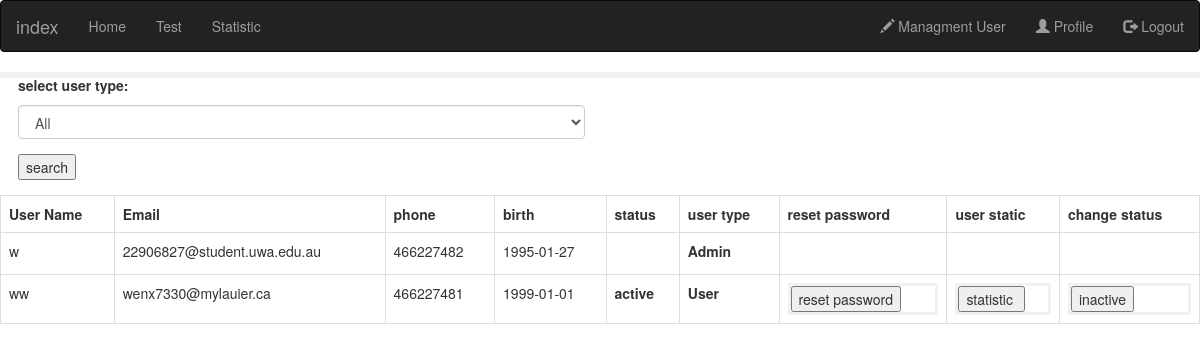
/managment (signed in), run on an earlier commit of the app's database.
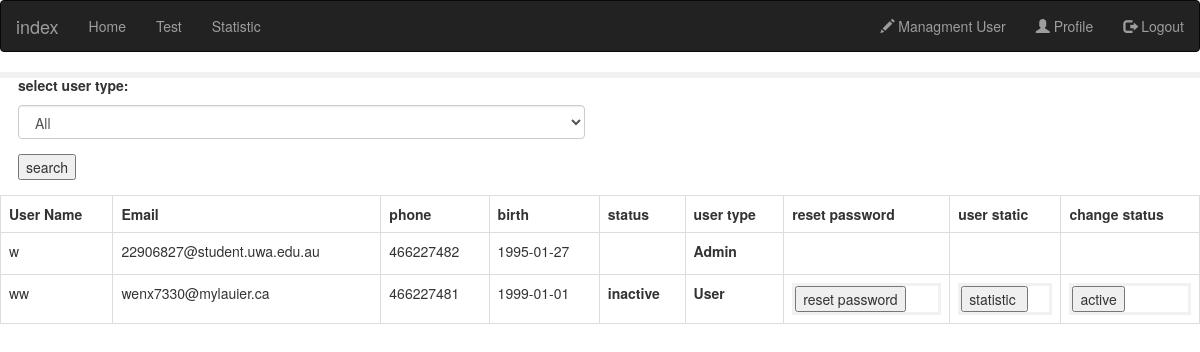
And on a later commit of the database.
### web/models.py (models this page shows, shortened)
class User(db.Model,UserMixin):
    id = db.Column(db.Integer, primary_key=True)
    username = db.Column(db.String(128), unique=True,nullable=False)
    email = db.Column(db.String(128), unique=True,nullable=False)
    password = db.Column(db.String(128), nullable=False)
    phone = db.Column(db.Integer)
    birth = db.Column(db.String(128))
    status = db.Column(db.Boolean)
    user_type = db.Column(db.Integer)

### web/user/routes.py (the view)
@user.route("/managment",methods=['POST','Get'])
def managment():
    form = UserSearchForm(request.form)
    user_type = None
    if current_user.is_authenticated and current_user.user_type == 1:
        if request.method == "POST":
           user_type = request.form.get('usertype_select')
        logger.debug(user_type)
        if user_type == None or user_type == str(0):
           user_items = User.query.all()
        else:
           user_items = User.query.filter_by(user_type=user_type)
        return render_template('user/managment.html', form= form,users=user_items)
    elif current_user.is_authenticated and current_user.user_type == 2:
        flash("You are not Admin user")
    else:
        return redirect(url_for('auth.login'))
    return render_template('user/reject.html')

### web/user/forms.py
class UserSearchForm(FlaskForm):
    user_type = [(0, 'All'),
               (1, 'Managment'),
               (2, 'User')]
    usertype_select = SelectField('select user type:', choices=user_type,coerce=int)
    search = SubmitField('search')

### web/models.py (called while the page is built)
@login_manager.user_loader
def load_user(user_id):
    return User.query.get(int(user_id))

### web/templates/user/managment.html (shortened to what this page needs)
{% extends "home.html" %}
{% block content %}
<div class="box box-primary">
    <div class="box-body">
        <form action="/managment" method="Post" role="form">
        <div class="col-md-6">
            <div class="form-group">
                <label>{{form.usertype_select.label}}</label>
                {{form.usertype_select(class_="form-control select2",placeholder="please select")}}
            </div>
            <div class="form-group">
                    {{form.search()}}
            </div>
        </div>
    </form>
        {% if users%}
        <table class="table table-bordered">
            <tr>
                <th>User Name</th>
                <th>Email</th>
                <th>phone</th>
                <th>birth</th>
                <th>status</th>
                <th>user type</th>
                <th>reset password</th>
                <th>user static</th>
                <th>change status</th>
            </tr>
            {% for row in users %}
                <tr>
                <td>{{row.username}}</td>
                <td>{{row.email}}</td>
                <td>{{row.phone}}</td>
                <td>{{row.birth}}</td>
                <td>
                        {% if row.id == current_user.id %}
                        {% else %}
                            {% if row.status == 1 %}
                                 <label >active </label>
                            {% else %}
                                 <label >inactive</label>
                            {% endif %}
                        {% endif %}
                </td>
                <td>
                {% if row.user_type == 1 %}
                <label >Admin </label>
                {% elif row.user_type ==  2%}
                <label >User </label>
                {% endif %}
                </td>
                <td>
                        {% if row.user_type == 2 %}
                            <form action="{{ url_for('user.reset_password', userid=row.id) }}" method="Get">
                                <input class="" type="submit" value="reset password">
                        {% endif %}
                </form>
                </td>
                 <td>
                        {% if row.user_type == 2 %}
                            <form action="{{ url_for('main.statistic', userid=row.id) }}" method="Get">
                                <input class="" type="submit" value="statistic ">
                        {% endif %}
                </form>
                </td>
                 <td>
                        {% if row.id == current_user.id %}
                        {% else %}
                            {% if row.status == 1 %}
                                <form action="{{ url_for('user.user_status', userid=row.id ,status=0) }}" method="POST">
                                <input class="" type="submit" value="inactive">
                            {% else %}
                                <form action="{{ url_for('user.user_status', userid=row.id,status=1) }}" method="POST">
                                <input class="" type="submit" value="active">
                            {% endif %}
                            </form>
                        {% endif %}
                </td>
            </tr>
            {% endfor %}
        </table>
        {% endif %}
    </div>
</div>
{% endblock %}

### web/templates/home.html (shortened to what this page needs)
<!DOCTYPE html>
<html>
    <head>
        <link rel="stylesheet" href="{{ url_for('static', filename='index.css') }}">
        <link rel="stylesheet" href="https://maxcdn.bootstrapcdn.com/bootstrap/3.4.1/css/bootstrap.min.css">
    </head>
    <body onload="windowonload()">
      <nav class="navbar navbar-inverse">
        <div class="container-fluid">
          <div class="navbar-header">
            <a class="navbar-brand" href="{{url_for('main.index')}}">index</a>
          </div>
          <ul class="nav navbar-nav">
                <li><a href="{{url_for('main.content')}}">Home</a></li>
                <li><a href="{{url_for('main.test')}}">Test</a></li>
                <li><a href="{{url_for('main.home')}}">Statistic</a></li>
          </ul>
            {% if current_user.is_anonymous  %}
            <ul class="nav navbar-nav navbar-right">
            <li><a href="{{url_for('auth.register')}}"><span class="glyphicon glyphicon-plus"></span> Sign Up</a></li>
            <li><a href="{{url_for('auth.login')}}"><span class="glyphicon glyphicon-log-in"></span> Login</a></li>
            </ul>
            {% else %}
                <ul class="nav navbar-nav navbar-right">
                {% if current_user.user_type == 1  %}
                <li><a href="{{url_for('user.managment')}}"><span class="glyphicon glyphicon-pencil"></span> Managment User</a></li>
                {% endif %}
                <li><a href="{{url_for('user.profile')}}"><span class="glyphicon glyphicon-user"></span> Profile</a></li>
                <li><a href="{{url_for('auth.logout')}}"><span class="glyphicon glyphicon-log-out"></span> Logout</a></li>
                </ul>
            {% endif %}
        </div>
      </nav>
        {% block content %}
        {% endblock %}
    </body>
</html>

### web/static/index.css (style rules this page uses)
form { border: 3px solid #f1f1f1; }

What changed in the data, as far as the page shows it:
changed User "ww": value "inactive" → "active"; status "active" → "inactive"
